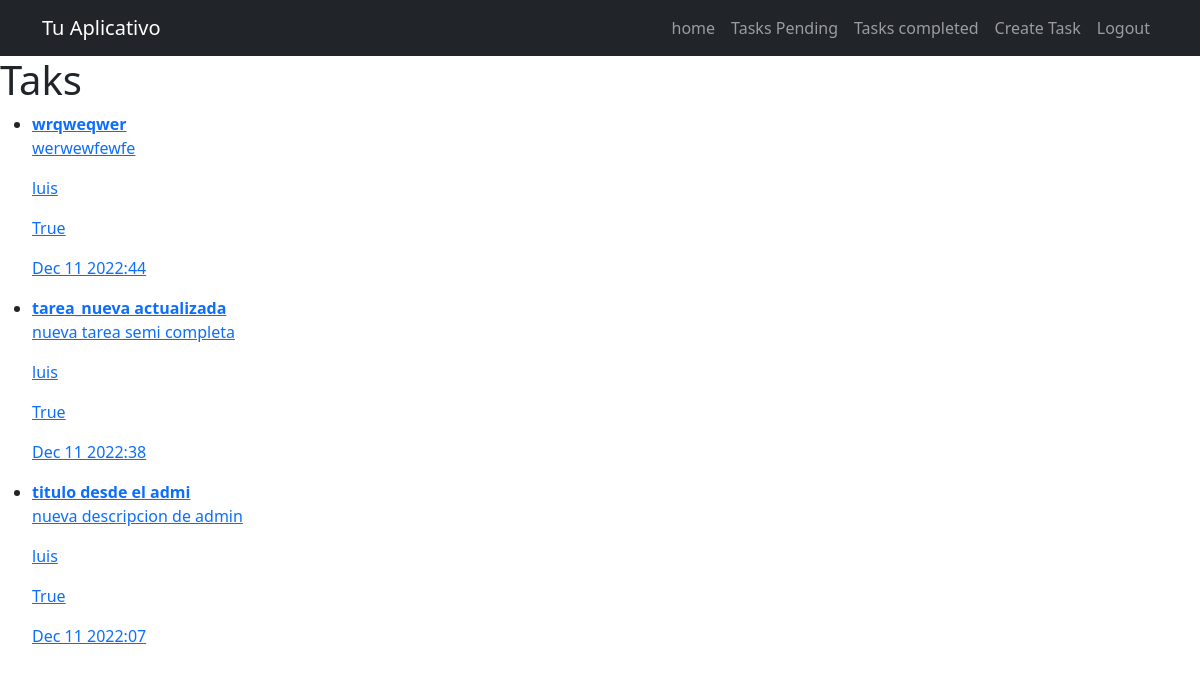
The page /tasks_completed/ (signed in) on the database its author committed.
### tasks/models.py (models this page shows, shortened)
class Task(models.Model):
    title = models.CharField(max_length=200)
    description = models.TextField(blank=True)  # si no pasa nada, por defecto estara vacio
    created = models.DateTimeField(auto_now_add=True)   # anhade la fecha por defecto
    datecompleted = models.DateTimeField(null=True, blank=True)     # inicialmente es null, se acepta vacio
    important = models.BooleanField(default=False)
    user = models.ForeignKey(User, on_delete=models.CASCADE)    # si se elimina el usuario, se elimina las tareas

### tasks/views.py (the view)
# urls.py: path('tasks_completed/', views.tasks_completed, name="tasks_completed"),
@login_required
def tasks_completed(request):
    tasks = Task.objects.filter(user=request.user, datecompleted__isnull= False).order_by("-datecompleted")
    return render(request, "tasks.html", {"tasks":tasks})

### tasks/templates/tasks.html
{% extends "base.html" %}
{% block content %}
    <h1>Taks</h1>
    <ul>
        {% for task in tasks %}
            <li>
                <a href="{% url 'task_detail' task.id %}">
                    {% if task.important %}
                        <strong>{{task.title}}</strong>
                    {% else %}
                        {{task.title}}
                    {% endif%}
                    <p>{{task.description}}</p>
                    <p>{{task.user.username}}</p>
                    <p>{{task.important}}</p>
                    <p>{{task.datecompleted|date:'M j Y:i'}}</p>
                </a>
            </li>
        {% endfor %}
    </ul>
{% endblock %}

### tasks/templates/base.html (shortened to what this page needs)
<!DOCTYPE html>
<html lang="en">
<head>
    <link rel="stylesheet" href="https://cdn.jsdelivr.net/npm/bootstrap@5.2.3/dist/css/bootstrap.min.css">
</head>
<body>
    <nav class="navbar navbar-expand-lg bg-dark navbar-dark">
        <div class="container">
            <a class="navbar-brand" href="/">Tu Aplicativo</a>
            <div class="collapse navbar-collapse" id="navbarNav">
                <ul class="navbar-nav ms-auto">
                    <li class="nav-item">
                        <a class="nav-link" href="/">home</a>
                    </li>
                    {% if user.is_authenticated %}
                        <li class="nav-item">
                            <a class="nav-link" href="{% url 'tasks' %}">Tasks Pending</a>
                        </li>
                        <li class="nav-item">
                            <a class="nav-link" href="{% url 'tasks_completed' %}">Tasks completed</a>
                        </li>
                        <li class="nav-item">
                            <a class="nav-link" href="/tasks/create/">Create Task</a>
                        </li>
                        <li class="nav-item">
                            <a class="nav-link" href="/logout">Logout</a>
                        </li>
                    {% endif%}
                </ul>
            </div>
        </div>
    </nav>
    {% block content %}
    {% endblock %}
</body>
</html>

### rows shown on the page
Task: title "wrqweqwer", description "werwewfewfe", user.username "luis", important "True", datecompleted "Dec 11 2022:44"
Task: title "tarea_nueva actualizada", description "nueva tarea semi completa", user.username "luis", important "True", datecompleted "Dec 11 2022:38"
Task: title "titulo desde el admi", description "nueva descripcion de admin", user.username "luis", important "True", datecompleted "Dec 11 2022:07"
